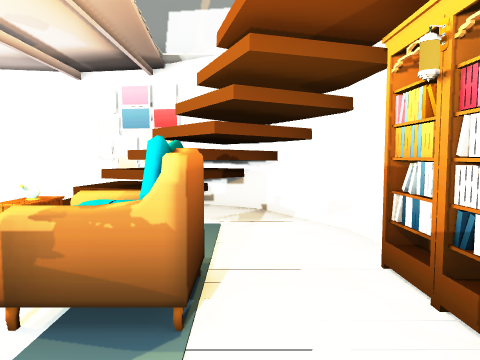
View 1 (above)

12 first-person views from a walk through a 3-D level made in the Unity game engine. The camera is 1.4 m above the floor, tilts 4° down and sees 70° across. The floor is counted in squares, 1 m on a side. Each view is taken from the middle of a square. On the plan, view 1 faces up. The plan holds only what a view shows up to about 15 squares ahead; the rest is blank. The place goes on beyond the plan. The player is left out. Some surface patterns are stand-ins.

View 2
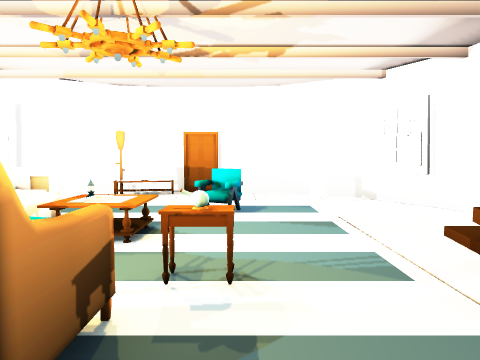

View 3
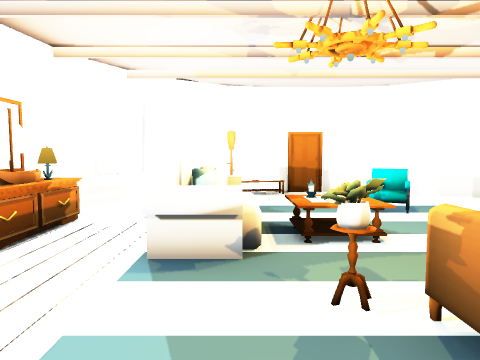

View 4
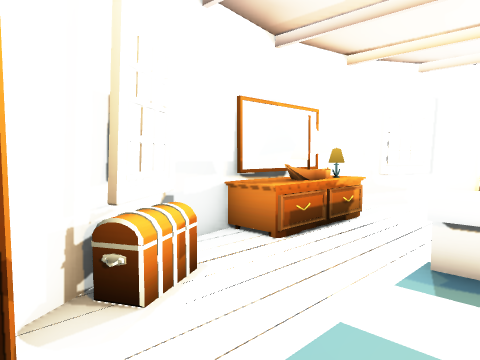

View 5
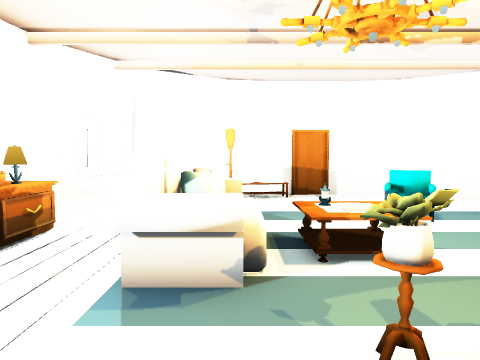

View 6
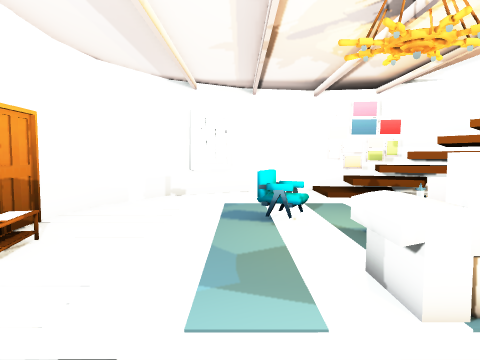

View 7
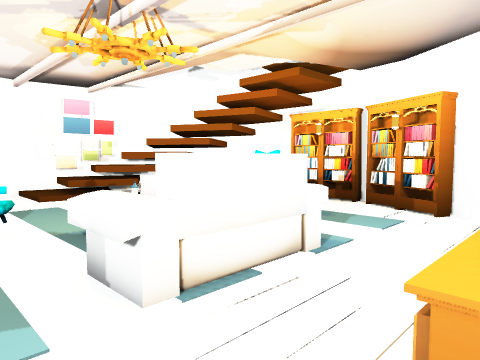

View 8
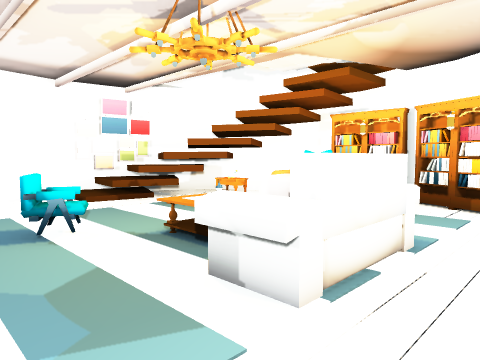

View 9
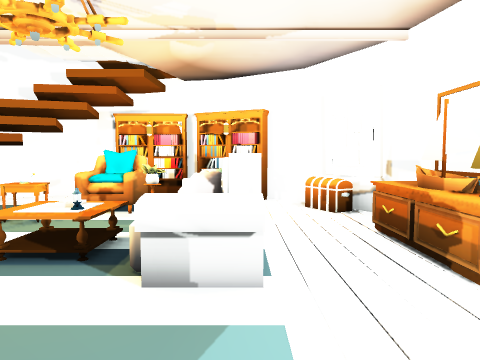

View 10
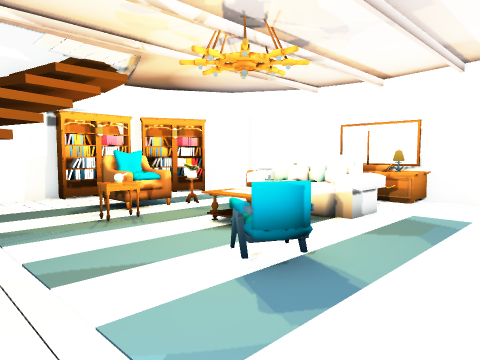

View 11
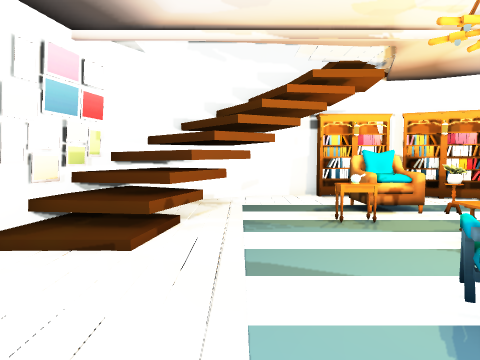

View 12
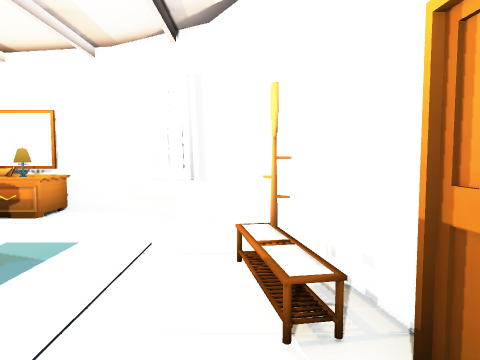

### Floor plan
Key: @ floor where view 1 was taken; # wall or solid block; . floor; / step, stairs or slope; = window, fence, low wall or low ledge; ^ raised ledge; v drop or lower ground; O other object.
Columns run from 12 left of view 1 to 2 right of it. Each row starts with its distance up from view 1.
 11     #######
 10   ###..///###
  9  ##..../////#v
  8  #.......////#
  7 #..........//.#
  6 #.............#
  5 #....O...^....#
  4 #....O...^OO..#
  3 #.....^^^ OO..O
  2 #......^^ #...O
  1 #....OOOOO....#
  0 ##...OOOOO..@O#
 -1  #...........#
 -2  ##........=##
 -3   ##.=O#^####
 -4     #######

Positions as (right, up) in squares from view 1, and headings:
1: (0, 0), facing up
2: (1, 5), facing left
3: (1, 1), facing left
4: (1, 1), facing down-left
5: (0, 1), facing left
6: (-8, -3), facing up
7: (-8, -3), facing up-right
8: (-9, -2), facing up-right
9: (-10, 0), facing right
10: (-10, 8), facing down-right
11: (-10, 7), facing right
12: (-11, 5), facing down
